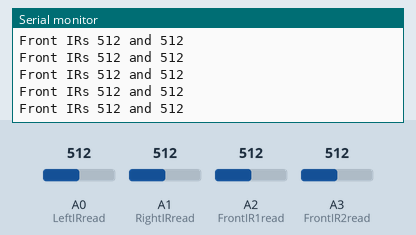
Recording of a sketch running on a simulated Arduino Uno, built with avr-gcc and run on an emulated ATmega328P. Parts: the last lines printed to the serial monitor. Inputs (shaded band) come from the test bench; at power-on: A0 (LeftIRread) = 512, A1 (RightIRread) = 512, A2 (FrontIR1read) = 512, A3 (FrontIR2read) = 512.

Above: at 1.6 s.
1.7 s: A0 (LeftIRread) set to 703
4.7 s: A0 (LeftIRread) set to 728
At 6.06 s:
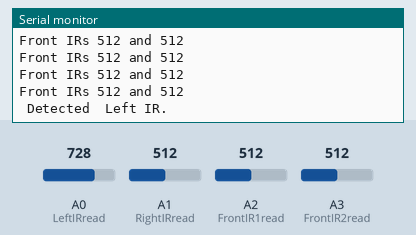
At 6.45 s:
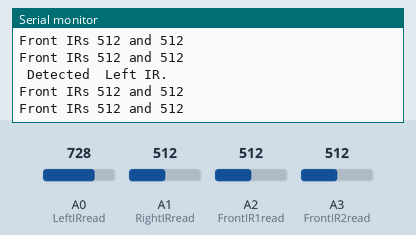

Measured:
- the behaviour switches between 712 and 713 on A0 (LeftIRread) (found by bisection; images 0 and 1)
- after the input at 4.7 s, the serial monitor: prints a new line after 1.2 s (image 1)

The sketch:

Reading4IR.ino
```cpp
/* Reading IR phototransistors */

const int LeftIRread = A0;
const int RightIRread = A1;
const int FrontIR1read = A2;
const int FrontIR2read = A3;
long Lbaseline = 0;
long Rbaseline = 0;
long F1baseline = 0;
long F2baseline = 0;
long LeftIRval = Lbaseline;           // store read value
long RightIRval = Rbaseline;
long FrontIR1val = F1baseline;
long FrontIR2val = F2baseline;

int Lrewtrig=0;
int Rrewtrig=0;
int TopFrewtrig=0;
int BottomFrewtrig=0;

void setup()
{
  Serial.begin(9600);          //  setup serial
// arrays initialization
    arrayinit();
}

void loop()
{

  LeftIRval = analogRead(LeftIRread);
  RightIRval = analogRead(RightIRread);
//  Serial.print("Left IR ");
//  Serial.print(LeftIRval);
//  Serial.print(" and ");
//  Serial.print(" Right IR ");
//  Serial.print(RightIRval);
//  Serial.println(" ; ");

  FrontIR1val = analogRead(FrontIR1read); // read the input pin
  FrontIR2val = analogRead(FrontIR2read); // read the input pin
  Serial.print("Front IRs ");
  Serial.print(FrontIR1val);
  Serial.print(" and ");
  Serial.println(FrontIR2val);


    if (FrontIR1val > F1baseline + 100){
      BottomFrewtrig=BottomFrewtrig+1;
    }
    if (FrontIR2val > F2baseline + 100){
      TopFrewtrig=TopFrewtrig+1;
    }
    if (LeftIRval > Lbaseline + 200){
      Lrewtrig=Lrewtrig+1;
    }
    if (RightIRval > Rbaseline + 200){
      Rrewtrig=Rrewtrig+1;
    }

    if ((BottomFrewtrig>5) || (TopFrewtrig>5) || (Lrewtrig>5) || (Rrewtrig>5)){
      Serial.print(" Detected ");
      if (Lrewtrig>5){
        Serial.print(" Left IR");
        Lrewtrig=0;
      }
      if (Rrewtrig>5){
        Serial.print(" Right IR");
        Rrewtrig=0;
      }
      if (BottomFrewtrig>5){
        Serial.print(" Front IR (BOTT)");
        BottomFrewtrig=0;
      }
      if (TopFrewtrig>5){
        Serial.print(" Front IR (TOP)");
        TopFrewtrig=0;
      }
      Serial.println(".");
    }

  delay(200);
}

void arrayinit(){
  int  inc;
  int Ltotal=0;
  int Rtotal=0;
  int F1total=0;
  int F2total=0;
  float LeftIRvalArray[4];
  float RightIRvalArray[4];
  float FrontIR1valArray[4];
  float FrontIR2valArray[4];
  Serial.println(" ");
  Serial.println("Start IR initialization");
  while (Ltotal!=3 && Rtotal!=3 && F1total!=3 && F2total!=3){
    Ltotal=0;
    Rtotal=0;
    F1total=0;
    F2total=0;
    for (inc=0; inc < 4 ; inc++ ){
      LeftIRvalArray[inc] = analogRead(LeftIRread);
      RightIRvalArray[inc] = analogRead(RightIRread);
      FrontIR1valArray[inc] = analogRead(FrontIR1read);
      FrontIR2valArray[inc] = analogRead(FrontIR2read);
      if ((inc>0) && LeftIRvalArray[inc]==LeftIRvalArray[inc-1]){
        Ltotal++;
      }
      if ((inc>0) && RightIRvalArray[inc]==RightIRvalArray[inc-1]){
        Rtotal++;
      }
      if ((inc>0) && FrontIR1valArray[inc]==FrontIR1valArray[inc-1]){
        F1total++;
      }
      if ((inc>0) && FrontIR2valArray[inc]==FrontIR2valArray[inc-1]){
        F2total++;
      }
      delay(10);
      Serial.print("Left IR val ");
      Serial.print((long)LeftIRvalArray[inc], DEC);
      Serial.print(" & Right IR val ");
      Serial.println((long)RightIRvalArray[inc], DEC);
      Serial.print(" & Front IR 1 val ");
      Serial.print((long)FrontIR1valArray[inc], DEC);
      Serial.print(" & Front IR 2 val ");
      Serial.println((long)FrontIR2valArray[inc], DEC);
    }
  }
  Lbaseline=(long)LeftIRvalArray[3];
  Rbaseline=(long)RightIRvalArray[3];
  F1baseline=(long)FrontIR1valArray[3];
  F2baseline=(long)FrontIR2valArray[3];
  Serial.print("Left Baseline value is ");
  Serial.print(Lbaseline);
  Serial.print(" and Right Baseline value is ");
  Serial.println(Rbaseline);
  Serial.print(" and Front Baseline values are ");
  Serial.print(F1baseline);
  Serial.print(" and ");
  Serial.println(F2baseline);
  Serial.println("End initialization");
  // tell the PC we are ready
  Serial.println("<Arduino is ready>");
}
```
